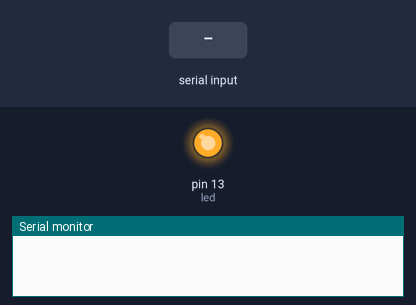
The sketch below on a simulated Arduino Uno, built with avr-gcc and run on an emulated ATmega328P. On the bench: output pins drawn as LEDs (lit = HIGH), the last lines printed to the serial monitor. The test bench sets the inputs (shaded band).

Above: at 1.2 s.
1.3 s: "30,150\n" received over Serial
At 3.6 s:
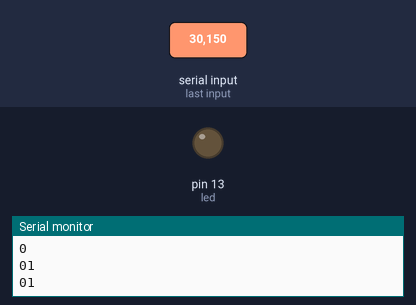
4.3 s: "90,45\n" received over Serial
At 6.0 s:
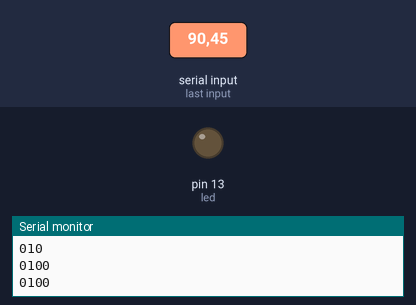
Timing chart, 0 to 7.5 s (numbered marks = the images above; inputs shaded):
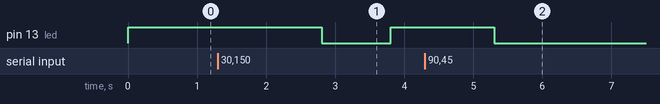

Measured:
- after the input at 1.3 s, pin 13 (led): HIGH → LOW after 1.5 s, → HIGH 1.0 s later
- after the input at 4.3 s, pin 13 (led): HIGH → LOW after 1.0 s

The sketch:

Lab_4b.ino
```cpp
const int led = 13;
const int delayPeriod = 500;
String stream;

void setup() {
  Serial.begin(9600);
  Serial.setTimeout(10);
  pinMode(led, OUTPUT);
  digitalWrite(led, HIGH);
}

void loop() {
  while (Serial.available() == 0);
  stream = stringBuilder(stream);
  Serial.println(stream);
  digitalWrite(led, isPalindrome(stream) ? HIGH : LOW);
  delay(delayPeriod);
}

bool isPalindrome(String stream) { //checks if the whole stream is a palindrome
  char * left = stream.begin();
  char * right = stream.end() - 1;
  while (left <= right) {
    if (*left++ != *right--)
      return false;
  }
  return true;
}

String stringBuilder(String stream) { //adds the next bit to the whole input stream, filters out line feed
  int input = Serial.read() - 48;
  return (input == 0 || input == 1) ? stream + input : stream;
}
```
